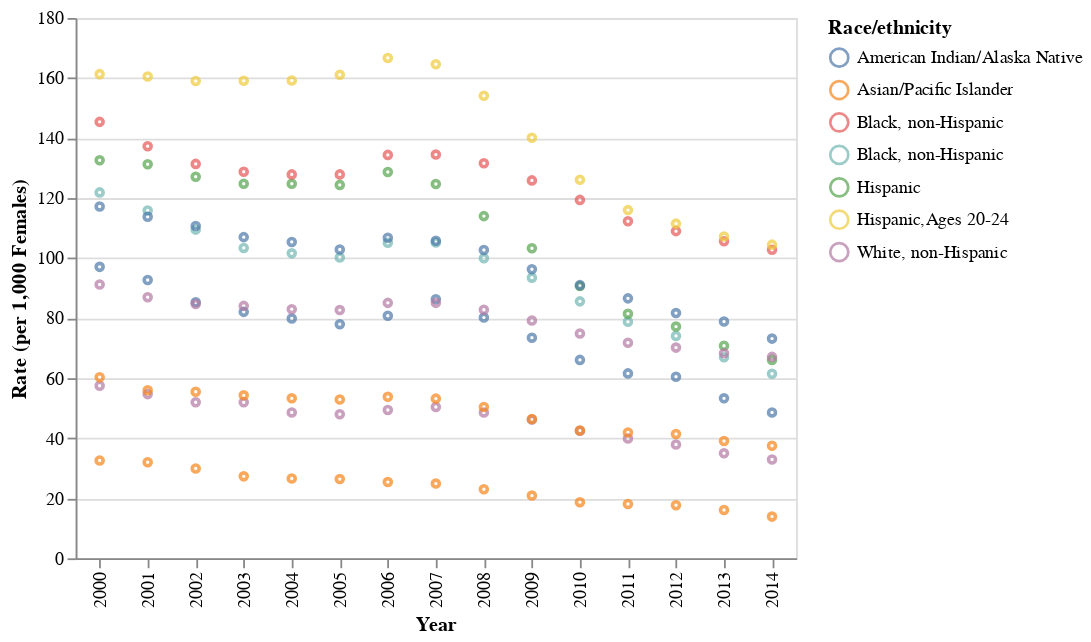

The cell this chart's notebook holds for it:
### Code cell
alt.Chart(young_woman_births).mark_point(size=15).encode(
    x = alt.X("Year:O"),
    y = alt.Y("Rate (per 1,000 Females):Q"),
    color = alt.Color("Race/ethnicity:N"))

### Figure 1 — Vega-Lite specification as saved in the notebook (floating-point values rounded to 4 significant figures; data arrays with more than 128 entries replaced by an {"elided": "..."} marker saying what was removed)
{"$schema": "https://vega.github.io/schema/vega-lite/v3.4.0.json", "config": {"mark": {"tooltip": null}, "view": {"height": 300, "width": 400}}, "data": {"name": "data-a85cf732932a9eb4064db5c88cbbb305"}, "datasets": {"data-a85cf732932a9eb4064db5c88cbbb305": {"elided": "150 records"}}, "encoding": {"color": {"field": "Race/ethnicity", "type": "nominal"}, "x": {"field": "Year", "type": "ordinal"}, "y": {"field": "Rate (per 1,000 Females)", "type": "quantitative"}}, "mark": {"size": 15, "type": "point"}}
